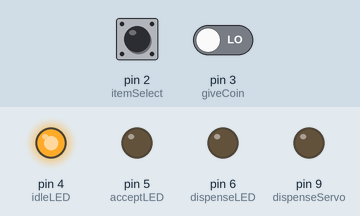
The sketch below on a simulated Arduino Uno, built with avr-gcc and run on an emulated ATmega328P. Shown: output pins drawn as LEDs (lit = HIGH). The inputs (shaded band) are chosen by the test bench; at power-on: pin 3 (giveCoin) LOW, pin 2 (itemSelect) LOW.

Above: at 1.2 s.
1.3 s: pin 3 (giveCoin) driven HIGH
At 1.8 s:
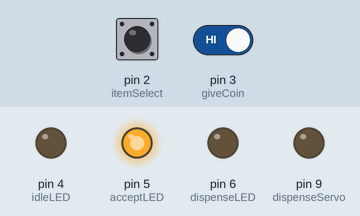
2.9 s: pin 2 (itemSelect) pulled HIGH for 0.15 s
At 4.2 s:
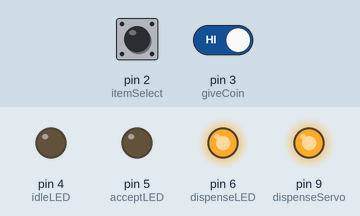
6.0 s: pin 2 (itemSelect) pulled HIGH for 1 s
10.0 s: pin 2 (itemSelect) pulled HIGH for 3.2 s
At 13.15 s:
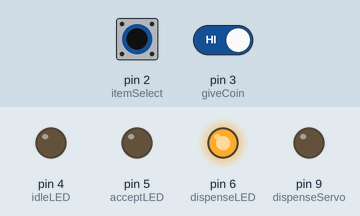
Timing chart, 0 to 14.8 s (numbered marks = the images above; inputs shaded):
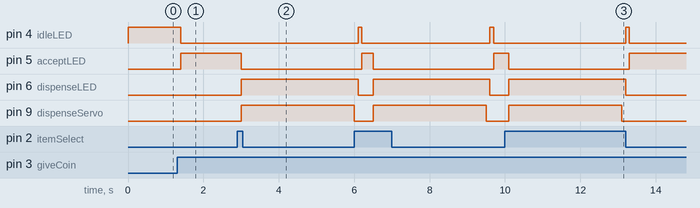

Measured:
- after the input at 1.3 s, pin 4 (idleLED): HIGH → LOW after 0.10 s; pin 5 (acceptLED): LOW → HIGH after 0.10 s
- after the input at 2.9 s, pin 5 (acceptLED): HIGH → LOW after 0.10 s; pin 6 (dispenseLED), pin 9 (dispenseServo): LOW → HIGH after 0.10 s
- after the input at 10.0 s, pin 4 (idleLED): LOW → HIGH after 3.2 s, → LOW 0.10 s later; pin 5 (acceptLED): HIGH → LOW after 0.10 s, → HIGH 3.2 s later; pin 6 (dispenseLED): LOW → HIGH after 0.10 s, → LOW 3.1 s later; pin 9 (dispenseServo): LOW → HIGH after 0.10 s, → LOW 3.0 s later

The sketch:

fsm_vending_machine_prototyping1__1_.ino
```cpp
//assigning pins
int itemSelect = 2; // controls item selection button
int giveCoin = 3; // controls coin insertion button
int idleLED = 4; // controls "idle" state led
int acceptLED = 5; // controls "accepting coins" state led
int dispenseLED = 6; // controls "dispension" state led
int dispenseServo = 9; // controls servo to simulate dispension of items

//setting up coin values
int coinCount = 0; // I am thinking of the coins as Quarters
int requiredCoin = 4; // i used four because four Quarters equal a dollar

//defining states
enum State {IDLE, ACCEPTING_COINS, DISPENSION};
State currentState = IDLE; //starts the simulation in the "IDLE" state

void setup()
{
  pinMode(itemSelect, INPUT);
  pinMode(giveCoin, INPUT);
  pinMode(idleLED, OUTPUT);
  pinMode(acceptLED, OUTPUT);
  pinMode(dispenseLED, OUTPUT);
  pinMode(dispenseServo, OUTPUT);
}

void loop()
{
  bool itemSelected = digitalRead(itemSelect);
  bool coinGiven = digitalRead(giveCoin);

  switch (currentState) {
    case IDLE:

    // if statement used to transition states
    if (coinGiven) {
      currentState = ACCEPTING_COINS;
      coinCount = 1; // Coin count is reset
    }

    // Since state is switched, led format is updated
    digitalWrite(idleLED, HIGH);
    digitalWrite(acceptLED, LOW);
    digitalWrite(dispenseLED, LOW);
    break;

    case ACCEPTING_COINS:
    // If coints are inserted, increase the coin amount
    if (coinGiven) {
    coinCount++;
    }

    //when enough coins are given, move on to the Dispension State
    if (coinCount >= requiredCoin && itemSelected) {
    currentState = DISPENSION;
    }

    //updating leds again since state is switched
    digitalWrite(idleLED, LOW);
    digitalWrite(acceptLED, HIGH);
    digitalWrite(dispenseLED, LOW);
    break;

    case DISPENSION:
    // Simulates dispensing the item using the servo motor
    digitalWrite(idleLED, LOW);
    digitalWrite(acceptLED, LOW);
    digitalWrite(dispenseLED, HIGH);

    digitalWrite(dispenseServo, HIGH); // start motor
    delay(3000); // wait 3 seconds
    digitalWrite(dispenseServo, LOW); // stop motor

    //reset back to idle after dispensing
    currentState = IDLE;
    coinCount = 0;
    break;
  }
  delay(100); //to troubleshoot bouncing
}
```
